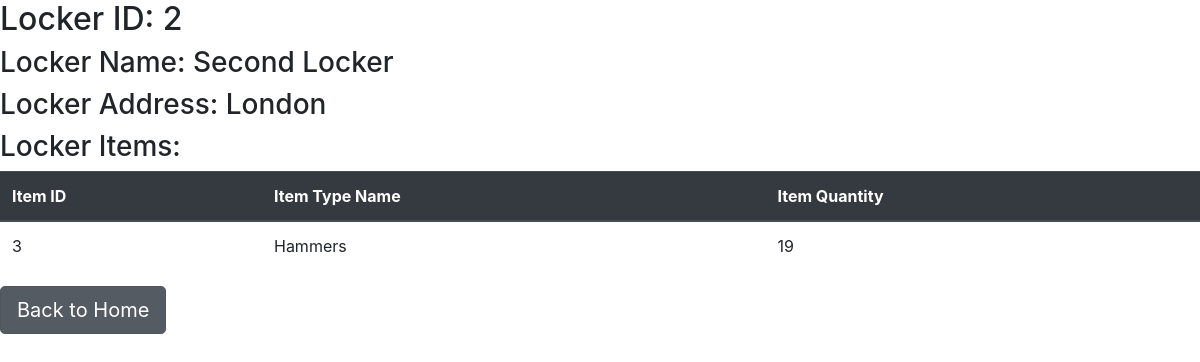
Page /locker/2 on the earlier database version.
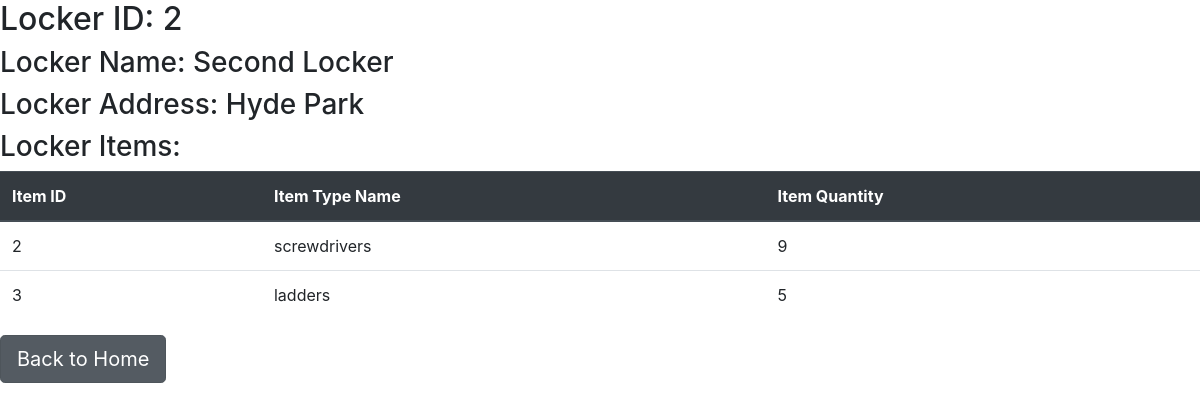
Same page on the later database version.
### inpro_home/models.py (models this page shows, shortened)
class Locker(models.Model):
    name = models.CharField(max_length=100)
    address = models.CharField(max_length=100)

class Item(models.Model):
    itemType = models.ForeignKey(ItemType, on_delete=models.CASCADE)
    locker = models.ForeignKey(Locker, on_delete=models.CASCADE)
    quantity = models.IntegerField(default=0)
    class Meta:
        unique_together = ('itemType', 'locker')

class ItemType(models.Model):
    name = models.CharField(max_length=100)
    description = models.TextField()

### inpro_home/views.py (the view)
# urls.py: path('locker/<int:pk>', LockerDetailView.as_view(), name='locker-detail')
class LockerDetailView(DetailView):
    model = Locker
    def get_context_data(self, **kwargs):
        context = super(LockerDetailView, self).get_context_data(**kwargs)
        context['items'] = Item.objects.filter(locker=self.object)
        return context

### inpro_home/templates/inpro_home/locker_detail.html
{% extends "inpro_home/base.html" %}
{% block content %}
<article class = "media content-section">
    <div class="media-body">
        <h2>Locker ID: {{ object.id }}</h2>
        <h3>Locker Name: {{ object.name }}</h3>
        <h3>Locker Address: {{ object.address }}</h3>
        <h3>Locker Items:</h3>
        <table class="table">
            <thead class="thead-dark">
            <tr>
                <th scope="col">Item ID</th>
                <th scope="col">Item Type Name</th>
                <th scope="col">Item Quantity</th>
            </tr>
            </thead>
            <tbody>
                {% for item in items %}
                <tr>
                    <td>{{ item.id }}</td>
                    <td>{{ item.itemType.name }}</td>
                    <td>{{ item.quantity }}</td>
                </tr>
                {% endfor %}
            </tbody>
        </table>
        <a href="{% url 'inpro-home'  %}" class="btn btn-secondary btn-lg active" role="button" aria-pressed="true">Back to Home</a>
    </div>
</article>
{% endblock content %}

### inpro_home/templates/inpro_home/base.html (shortened to what this page needs)
<!DOCTYPE html>
<html>
    <head>
        <link rel="stylesheet" href="">
        <link rel="stylesheet" href="https://cdn.jsdelivr.net/npm/bootstrap@4.6.0/dist/css/bootstrap.min.css">
    </head>
    <body>
    {%block content%}
    {% endblock %}
    </body>
</html>

Differences in the rows shown:
changed Locker "Second Locker": address "London" → "Hyde Park"
added Item: id "2", itemType.name "screwdrivers", quantity "9"
changed Item id 3: itemType.name "Hammers" → "ladders"; quantity "19" → "5"
